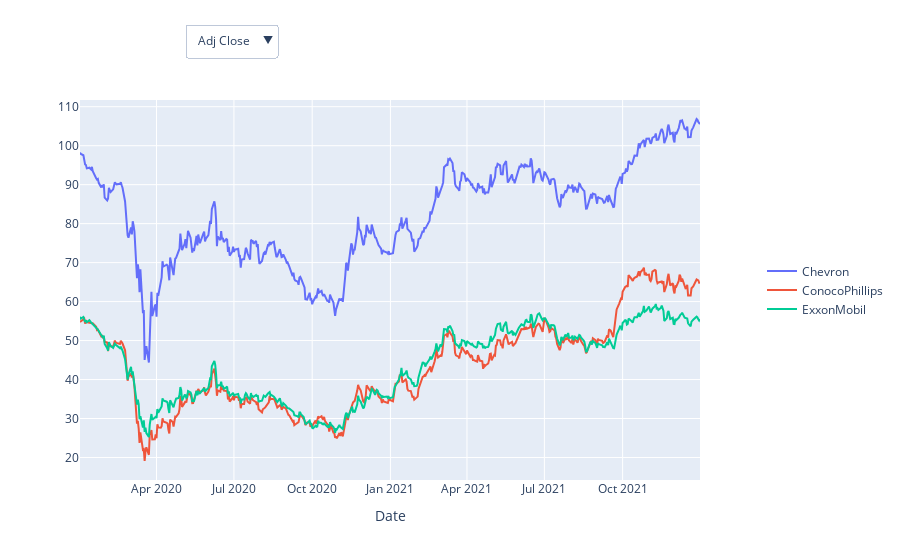

The notebook cell saved with this chart:
### Code cell
# Create an empty figure object
fig = go.Figure()

# Add traces for each oil company using the default metric (initially set to 'Adj Close')
for company in oil_data['Company'].unique():
    company_data = oil_data[oil_data['Company'] == company]
    fig.add_trace(go.Scatter(x=company_data['Date'], y=company_data[metric], mode='lines', name=company))

# Create dropdown menu for selecting different metrics
dropdown_buttons = [
    dict(
        label=col,
        method="update",
        args=[{"y": [oil_data[oil_data['Company'] == company][col] for company in oil_data['Company'].unique()]}]
    ) for col in available_columns
]

# Create layout with dropdown
fig.update_layout(
    xaxis_title="Date",
    legend=dict(
        orientation="v",
        y=0.5,
        x=1.1
    ),
    updatemenus=[
        dict(
            buttons=dropdown_buttons,
            direction="down",
            showactive=True,
            x=0.17,  # Adjust the position of the dropdown
            xanchor="left",
            y=1.2,
            yanchor="top"
        )
    ]
)

# Display the plot
fig.show()

### Figure 1 — Plotly figure (JSON) as saved in the notebook; plotly's stock layout.template omitted (floating-point values rounded to 4 significant figures; data arrays with more than 128 entries replaced by an {"elided": "..."} marker saying what was removed)
{"data": [{"mode": "lines", "name": "Chevron", "type": "scatter", "x": {"elided": "505 str values"}, "y": {"elided": "505 float values"}}, {"mode": "lines", "name": "ConocoPhillips", "type": "scatter", "x": {"elided": "505 str values"}, "y": {"elided": "505 float values"}}, {"mode": "lines", "name": "ExxonMobil", "type": "scatter", "x": {"elided": "505 str values"}, "y": {"elided": "505 float values"}}], "layout": {"legend": {"orientation": "v", "x": 1.1, "y": 0.5}, "updatemenus": [{"buttons": [{"args": [{"y": {"elided": "3x505 float values"}}], "label": "Adj Close", "method": "update"}, {"args": [{"y": {"elided": "3x505 int values"}}], "label": "Volume", "method": "update"}, {"args": [{"y": {"elided": "3x505 float values"}}], "label": "Open", "method": "update"}, {"args": [{"y": {"elided": "3x505 float values"}}], "label": "High", "method": "update"}, {"args": [{"y": {"elided": "3x505 float values"}}], "label": "Low", "method": "update"}], "direction": "down", "showactive": true, "x": 0.17, "xanchor": "left", "y": 1.2, "yanchor": "top"}], "xaxis": {"title": {"text": "Date"}}}}
